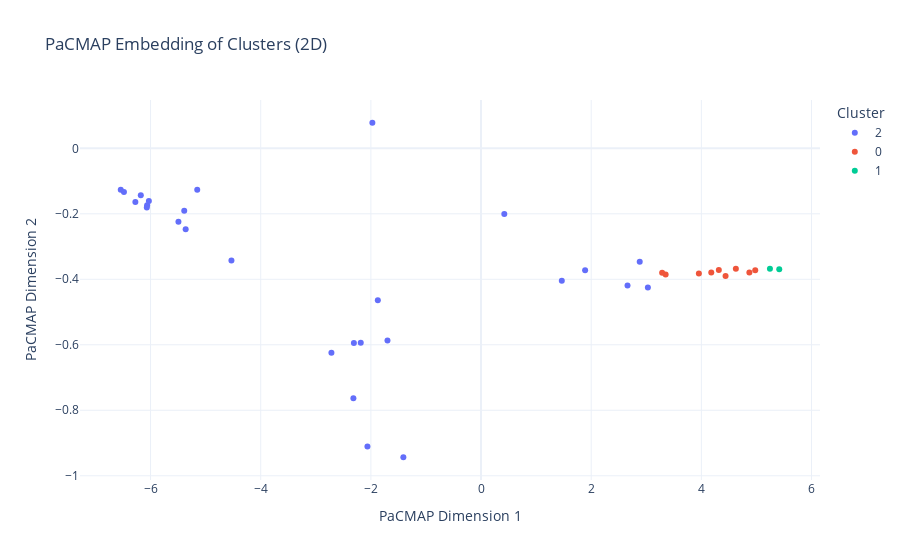

The cell this chart's notebook holds for it:
### Code cell
import numpy as np
import pandas as pd
import geopandas as gpd
import matplotlib.pyplot as plt
from sklearn.cluster import KMeans
from sklearn.preprocessing import StandardScaler
from scipy.spatial.distance import cdist
import pacmap
from sklearn.decomposition import PCA
import plotly.express as px

normalized_data['Cluster'] = best_kmeans.labels_

# Apply PaCMAP for dimensionality reduction
pacmap_reducer = pacmap.PaCMAP(n_components=2, random_state=42)
embedding_2d = pacmap_reducer.fit_transform(normalized_values)

# Plot 2D embeddings
plt.figure(figsize=(12, 8))
for cluster_label in np.unique(best_kmeans.labels_):
    cluster_points = embedding_2d[best_kmeans.labels_ == cluster_label]
    plt.scatter(cluster_points[:, 0], cluster_points[:, 1], label=f"Cluster {cluster_label}")

for i, county_name in enumerate(county_names):
    plt.text(embedding_2d[i, 0], embedding_2d[i, 1], county_name, fontsize=8, alpha=0.7)

plt.title("PaCMAP Embedding of Clusters (2D)", fontsize=15)
plt.xlabel("PaCMAP Dimension 1")
plt.ylabel("PaCMAP Dimension 2")
plt.legend()
plt.grid(True)
plt.show()

interactive_df = pd.DataFrame({
    'PaCMAP Dimension 1': embedding_2d[:, 0],
    'PaCMAP Dimension 2': embedding_2d[:, 1],
    'Cluster': best_kmeans.labels_,
    'County Name': county_names
})

interactive_df['Cluster'] = interactive_df['Cluster'].astype(str)

# Create an interactive scatter plot using Plotly
fig = px.scatter(
    interactive_df,
    x='PaCMAP Dimension 1',
    y='PaCMAP Dimension 2',
    color='Cluster',  # Clusters as discrete categories
    hover_data=['County Name'],
    title='PaCMAP Embedding of Clusters (2D)'
)

# Update layout to make the plot cleaner and remove colorbar gradient
fig.update_layout(
    xaxis_title="PaCMAP Dimension 1",
    yaxis_title="PaCMAP Dimension 2",
    legend_title="Cluster",
    template="plotly_white",
    coloraxis_showscale=False  # Disable the color scale
)

# Show the interactive plot
fig.show()

### Figure 1 — Plotly figure (JSON) as saved in the notebook; plotly's stock layout.template omitted (floating-point values rounded to 4 significant figures)
{"data": [{"customdata": [[" Alexander"], ["Alleghany"], ["Ashe"], ["Cabarrus"], ["Caldwell"], ["Catawba"], ["Cherokee"], ["Clay"], ["Forsyth"], ["Gaston"], ["Graham"], ["Iredell"], ["Lee"], ["Lincoln"], ["Madison"], ["McDowell"], ["Mitchell"], ["Nash"], ["Polk"], ["Rowan"], ["Rutherford"], ["Stanly"], ["Surry"], ["Union"], ["Wilkes"], ["Yadkin"], ["Yancey"]], "hovertemplate": "Cluster=2<br>PaCMAP Dimension 1=%{x}<br>PaCMAP Dimension 2=%{y}<br>County Name=%{customdata[0]}<extra></extra>", "legendgroup": "2", "marker": {"color": "#636efa", "symbol": "circle"}, "mode": "markers", "name": "2", "orientation": "v", "showlegend": true, "type": "scatter", "x": [-6.063, -5.388, -5.152, -2.716, -6.031, -1.411, -2.308, -5.363, 2.659, -2.317, -2.184, -1.699, -6.067, -6.276, 1.466, 1.889, -6.177, -6.541, -1.973, -5.494, 0.422, -2.062, 3.028, -4.532, -1.874, -6.483, 2.881], "xaxis": "x", "y": [-0.1736, -0.1909, -0.1269, -0.624, -0.1606, -0.9435, -0.5943, -0.247, -0.4191, -0.7631, -0.5935, -0.5871, -0.1811, -0.1642, -0.4045, -0.3721, -0.1435, -0.1266, 0.07806, -0.2243, -0.2002, -0.9108, -0.4247, -0.3429, -0.4639, -0.1331, -0.3466], "yaxis": "y"}, {"customdata": [["Avery"], ["Burke"], ["Cleveland"], ["Haywood"], ["Henderson"], ["Jackson"], ["Macon"], ["Swain"], ["Watauga"]], "hovertemplate": "Cluster=0<br>PaCMAP Dimension 1=%{x}<br>PaCMAP Dimension 2=%{y}<br>County Name=%{customdata[0]}<extra></extra>", "legendgroup": "0", "marker": {"color": "#EF553B", "symbol": "circle"}, "mode": "markers", "name": "0", "orientation": "v", "showlegend": true, "type": "scatter", "x": [4.317, 3.288, 3.351, 4.626, 4.978, 3.954, 4.439, 4.871, 4.18], "xaxis": "x", "y": [-0.3716, -0.3803, -0.3851, -0.3676, -0.372, -0.3823, -0.3901, -0.3794, -0.3796], "yaxis": "y"}, {"customdata": [["Buncombe"], ["Transylvania"]], "hovertemplate": "Cluster=1<br>PaCMAP Dimension 1=%{x}<br>PaCMAP Dimension 2=%{y}<br>County Name=%{customdata[0]}<extra></extra>", "legendgroup": "1", "marker": {"color": "#00cc96", "symbol": "circle"}, "mode": "markers", "name": "1", "orientation": "v", "showlegend": true, "type": "scatter", "x": [5.414, 5.245], "xaxis": "x", "y": [-0.3693, -0.3676], "yaxis": "y"}], "layout": {"coloraxis": {"showscale": false}, "legend": {"title": {"text": "Cluster"}, "tracegroupgap": 0}, "title": {"text": "PaCMAP Embedding of Clusters (2D)"}, "xaxis": {"anchor": "y", "domain": [0, 1], "title": {"text": "PaCMAP Dimension 1"}}, "yaxis": {"anchor": "x", "domain": [0, 1], "title": {"text": "PaCMAP Dimension 2"}}}}
